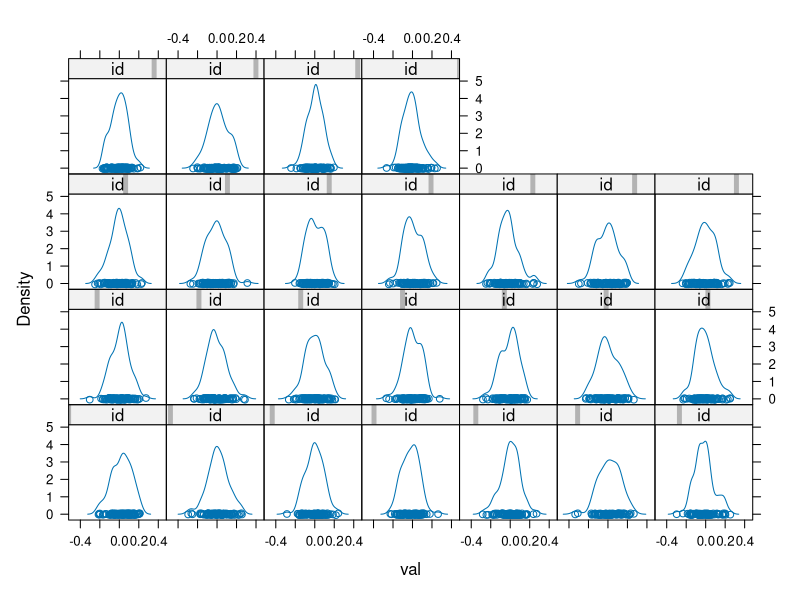
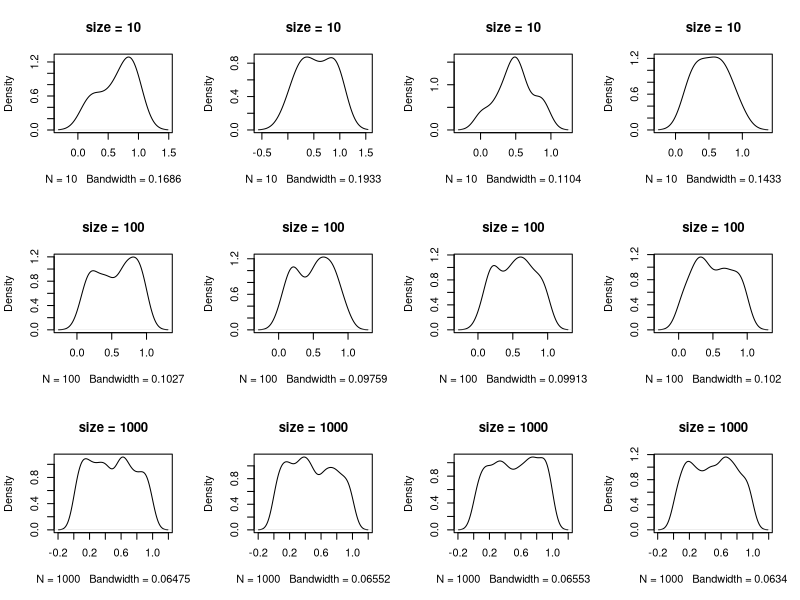
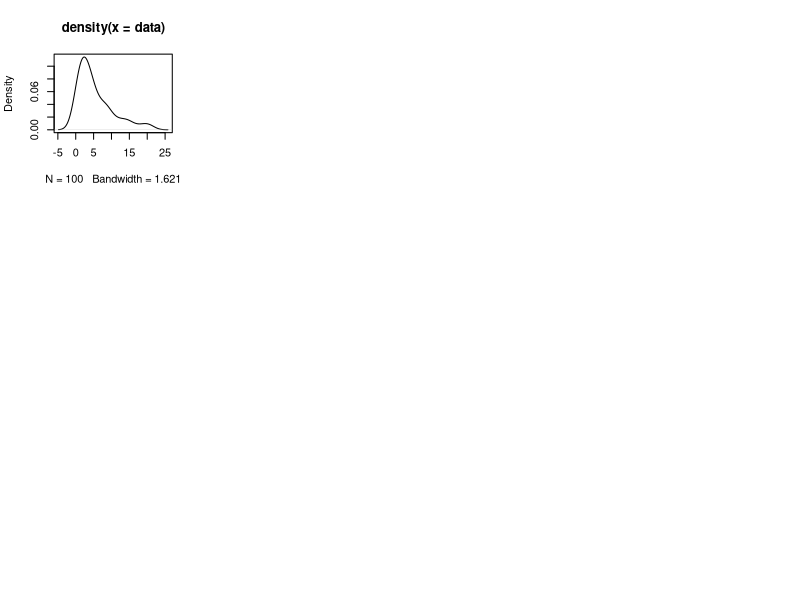
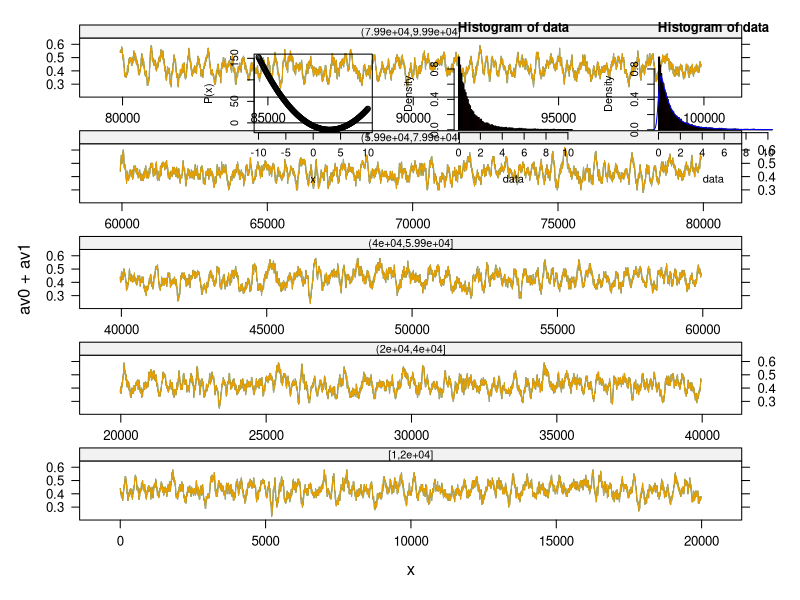

The R source for these figures, in order:
## ---- chunk 1
# generate a random sample
y <- rnorm(100)
# calculate the mean
mean(y)
# calculate the standard deviation
sd(y)
## ---- chunk 2
av = numeric()
asd = numeric()
for (i in 1:25)
{
  y = rnorm(100)
  av = c(av, mean(y))
  asd = c(asd, sd(y))
}
av
asd
## ---- chunk 3
f <- function()
{
  av = numeric()
  asd = numeric()
  for (i in 1:25)
  {
    y = rnorm(100)
    av = c(av, mean(y))
    asd = c(asd, sd(y))
  } 
  res = list(av = av, asd = asd)
  return(res)
}
## 对每个均值重复nrep次
nrep = 100
data = sapply(1:nrep, function(x) f()$av)
df = data.frame(val = as.numeric(data), id = rep(1:25, nrep))
library(lattice)
## 在同一张图中作出密度图
densityplot(~val | id, data = df)
## ---- chunk 4
x <- runif(10)
x
## ---- chunk 5
par(mfrow = c(3, 4))
tmp = sapply(1:4, function(x) plot(density(runif(10)), main = "size = 10"))
tmp = sapply(1:4, function(x) plot(density(runif(100)), main = "size = 100"))
tmp = sapply(1:4, function(x) plot(density(runif(1000)), main = "size = 1000"))
## ---- chunk 6
data = rexp(100, 0.2)
plot(density(data))
## ---- chunk 7
## 样本均值
mean(data)
## 总体均值为
1/0.2
## 相差
mean(data) - 1/0.2
## ---- chunk 8
data <- c(87, 53, 72, 90, 78, 85, 83)
## 样本均值
mean(data)
## 样本方差
var(data)
## ---- chunk 9
x <- rpois(7, 78.3)
mean(x)
var(x)
## ---- chunk 10
Pb = matrix(c(0.6, 0.2, 0.2, 
              0.2, 0.4, 0.4,
              0.4, 0.3, 0.3), 3, 3, byrow = TRUE)
## ---- chunk 11
Markov <- function(n, start = 0, transition)
{
  ## states: 0 1 2 ... size-1
  size = dim(transition)[1]
  p0 = numeric(size)
  p0[start + 1] = 1
  p = t(p0)
  res = c(n)
  for (i in 1:n)
  {
    p = p %*% Pb
    # 产生[0,1]随机数
    r = runif(1, 0, sum(p))
    pp = cumsum(p)
    res[i] = which(r < pp)[1] - 1
  }
  return(res)
}
## ---- chunk 12
xx = Markov(1000, 0, Pb)
freq.tab = table(xx)
dimnames(freq.tab) = list(xx = c("sun", "cloud", "rain"))
prop.table(freq.tab)
## ---- chunk 13
library(zoo)
plotmarkov <-
  function(n=10000, start=0, window=100, transition=Pb, npanels=5){
    xc2 <- Markov(n, start, transition)
    mav0 <- rollmean(as.integer(xc2==0), window)
    mav1 <- rollmean(as.integer(xc2==0), window)
    npanel <- cut(1:length(mav0), breaks=seq(from=1, to=length(mav0),
                                             length=npanels+1),
                  include.lowest=TRUE)
    df <- data.frame(av0=mav0, av1=mav1, x=1:length(mav0),
                     gp=npanel)
    print(xyplot(av0+av1  ~ x | gp, data=df, layout=c(1,npanels),
                 type="l", par.strip.text=list(cex=0.65),
                 scales=list(x=list(relation="free"))))
}
## ---- chunk 14
plotmarkov(n = 100000, start = 0, window = 100, transition = Pb, npanels = 5)
## ---- chunk 15
A = matrix(c(2, 5,
             3, 4), 2, 2, byrow = T)
I = matrix(c(1, 0,
             0, 1), 2, 2)
## ---- chunk 16
myf <- function(x)
{
  return(det(A-x*I))
}
## ---- chunk 17
myf <- function(x)
{
  res = sapply(x, function(xx) det(A-xx*I))
  return(res)
}
## ---- chunk 18
xrange = pretty(c(-10, 10), 200)
Px = myf(xrange)
plot(xrange, Px, xlab = "x", ylab = "P(x)")
abline(h = 0)
## ---- chunk 19
root1 = uniroot(myf, interval = c(-5, 0))$root
root2 = uniroot(myf, interval = c(5, 10))$root
c(root1, root2)
## ---- chunk 20
polyroot(c(-7, -6, 1))
## ---- chunk 21
eigen(A)
## ---- chunk 22
rgp <- function(n, mu, sigma, xi)
{
   U = runif(n, 0, 1)
   X = mu + sigma*(U^{-xi}-1)/xi
   return(X)
}
## ---- chunk 23
data = rgp(1000, 0, 1, 1/4)
head(data)
## ---- chunk 24
## empirical mean and variance
empirical.mean = mean(data)
empirical.var = var(data)
c(empirical.mean, empirical.var)
## ---- chunk 25
## theoretical values
theoretical.mean = 0 + 1/(1-1/4)
theoretical.var = 1^2/((1-1/4)^2*(1-2*1/4))
c(theoretical.mean, theoretical.var)
## ---- chunk 26
data = rgp(10000, 0, 1, 1/4)
## empirical mean and variance
empirical.mean = mean(data)
empirical.var = var(data)
c(empirical.mean, empirical.var)
## ---- chunk 27
hist(data, freq = F, col = "red", xlim = c(0, 10), nclass = 500)
## ---- chunk 28
hist(data, freq = F, col = "red", xlim = c(0, 10), nclass = 500)
lines(density(data), col = "blue")
